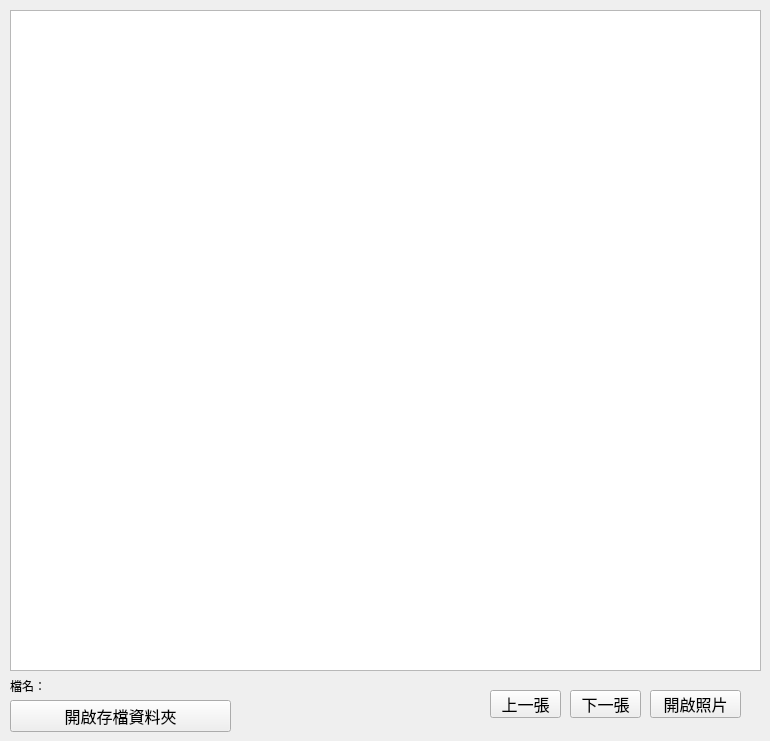
   <widget class="QWidget" name="tab_3">
    <attribute name="title">
     <string>現況圖</string>
    </attribute>
    <widget class="QGraphicsView" name="gvPhoto">
     <property name="geometry">
      <rect>
       <x>10</x>
       <y>10</y>
       <width>751</width>
       <height>661</height>
      </rect>
     </property>
     <property name="verticalScrollBarPolicy">
      <enum>Qt::ScrollBarAlwaysOff</enum>
     </property>
     <property name="horizontalScrollBarPolicy">
      <enum>Qt::ScrollBarAlwaysOff</enum>
     </property>
     <property name="interactive">
      <bool>false</bool>
     </property>
     <property name="alignment">
      <set>Qt::AlignJustify|Qt::AlignTop</set>
     </property>
     <property name="resizeAnchor">
      <enum>QGraphicsView::AnchorViewCenter</enum>
     </property>
    </widget>
    <widget class="QPushButton" name="btPrephoto">
     <property name="geometry">
      <rect>
       <x>490</x>
       <y>690</y>
       <width>71</width>
       <height>28</height>
      </rect>
     </property>
     <property name="font">
      <font>
       <family>Arial Unicode MS</family>
       <pointsize>12</pointsize>
      </font>
     </property>
     <property name="text">
      <string>上一張</string>
     </property>
    </widget>
    <widget class="QPushButton" name="btNextphoto">
     <property name="geometry">
      <rect>
       <x>570</x>
       <y>690</y>
       <width>71</width>
       <height>28</height>
      </rect>
     </property>
     <property name="font">
      <font>
       <family>Arial Unicode MS</family>
       <pointsize>12</pointsize>
      </font>
     </property>
     <property name="text">
      <string>下一張</string>
     </property>
    </widget>
    <widget class="QPushButton" name="btOpenphoto">
     <property name="geometry">
      <rect>
       <x>650</x>
       <y>690</y>
       <width>91</width>
       <height>28</height>
      </rect>
     </property>
     <property name="font">
      <font>
       <family>Arial Unicode MS</family>
       <pointsize>12</pointsize>
      </font>
     </property>
     <property name="text">
      <string>開啟照片</string>
     </property>
    </widget>
    <widget class="QLabel" name="lbl_photoname">
     <property name="geometry">
      <rect>
       <x>10</x>
       <y>670</y>
       <width>361</width>
       <height>31</height>
      </rect>
     </property>
     <property name="font">
      <font>
       <family>Arial Unicode MS</family>
      </font>
     </property>
     <property name="text">
      <string>檔名：</string>
     </property>
    </widget>
    <widget class="QPushButton" name="pushButton_open_folder">
     <property name="geometry">
      <rect>
       <x>10</x>
       <y>700</y>
       <width>221</width>
       <height>32</height>
      </rect>
     </property>
     <property name="font">
      <font>
       <pointsize>12</pointsize>
      </font>
     </property>
     <property name="text">
      <string>開啟存檔資料夾</string>
     </property>
    </widget>
   </widget>
